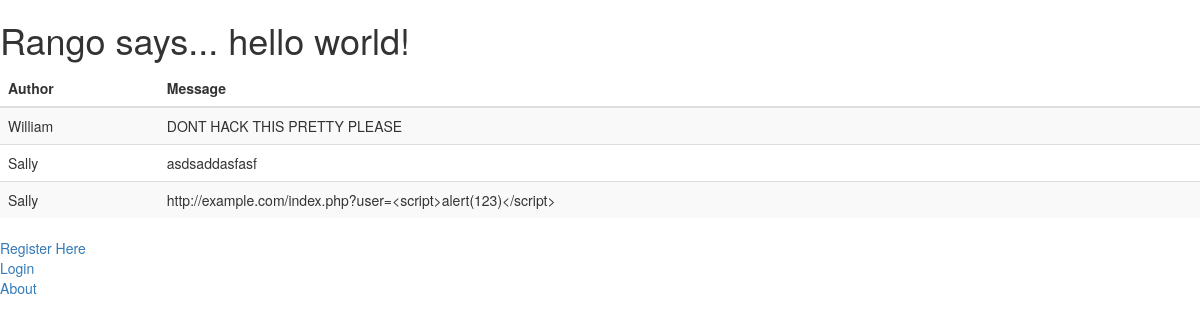
The page /rango/ on the database as committed earlier.
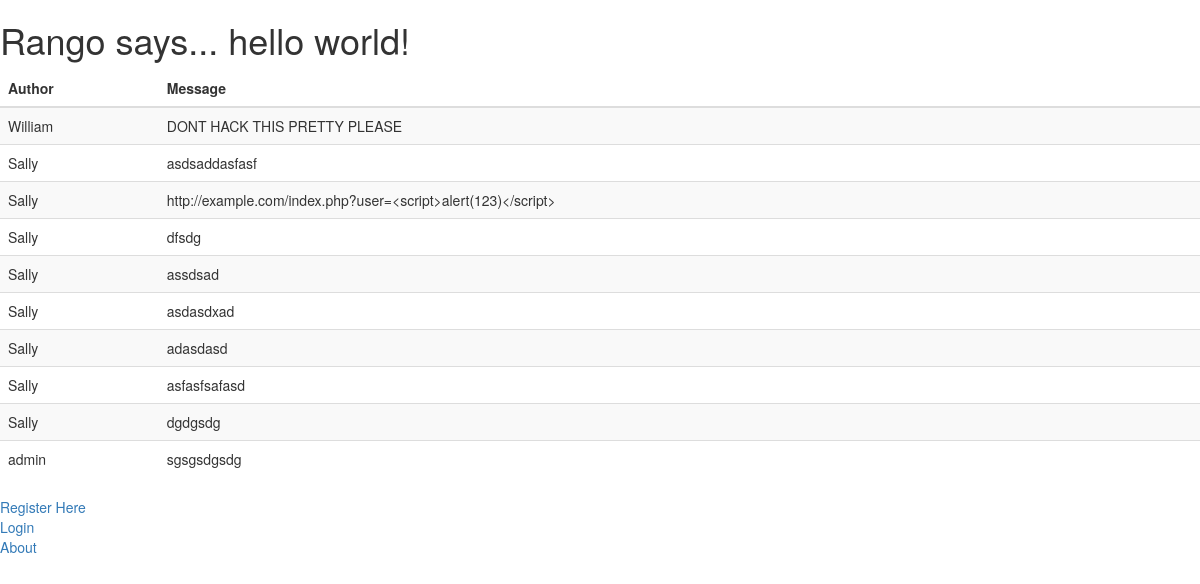
The same page on the database as committed later.
### rango/models.py (models this page shows)
class Message(models.Model):
    author = models.ForeignKey(UserProfile)
    text = models.CharField(max_length=144)

class UserProfile(models.Model):
    user = models.OneToOneField(User)
    account_number = models.AutoField(primary_key = True)
    name = models.CharField(max_length = 40)
    surname = models.CharField(max_length = 40)
    balance = models.FloatField()
    def __unicode__(self):
        return self.user.username

### rango/views.py (the view)
def index(request):
    context = dict()
    if request.user.is_authenticated():
        if request.user.is_superuser:
            profiles = UserProfile.objects.all()
            context["profiles"] = profiles
        else:
            profile = UserProfile.objects.get(user=User.objects.get(id=request.user.id))
            context["profile"] = profile
    else:
        messages = Message.objects.all();
        context["messages"]= messages
    return render(request, 'rango/index.html', context)

### templates/rango/index.html (shortened to what this page needs)
<!DOCTYPE html>
<html>
    <head>
        <link rel="stylesheet" href="http://maxcdn.bootstrapcdn.com/bootstrap/3.3.6/css/bootstrap.min.css">
    </head>
    <body>
       {% if user.is_authenticated %}
        <div class="container">
        <h2>Welcome {{user.username}}</h2>
        <p>Add a new message:
        <form action="postcomment/" method="POST">
        {% csrf_token %}
        <input type = "text" name="postmessage"><br>
        <input type="submit" value="Submit">
        </form></p>
        <table class="table table-striped">
            <thead>
            <tr>
                <th>Firstname</th>
                <th>Lastname</th>
                <th>Balance</th>
            </tr>
            </thead>
            <tbody>
            {% if profiles %}
                {% for profile in profiles %}
                    <tr>
                        <td>{{profile.name}}</td>
                        <td>{{profile.surname}}</td>
                        <td>{{profile.balance}}</td>
                    </tr>
                {% endfor %}
            {% endif %}
            {% if profile %}
                <tr>
                    <td>{{profile.name}}</td>
                    <td>{{profile.surname}}</td>
                    <td>{{profile.balance}}</td>
                </tr>
            {% endif %}
    </tbody>
  </table>
</div>
    {% else %}
            <h1>Rango says... hello world!</h1>
        {% if messages %}
 <table class="table table-striped">
            <thead>
            <tr>
                <th>Author</th>
                <th>Message</th>
            </tr>
            </thead>
            <tbody>
            {% for message in messages %}
                <tr>
                    <td>{{message.author}}</td>
                    <td>{{message.text}}</td>
                </tr>
            {% endfor %}
            </tbody>
        {% endif %}
    {% endif %}
</table>
    {% if user.is_authenticated %}
        <a href="/rango/restricted/">Restricted Page</a><br />
        <a href="/rango/logout/">Logout</a><br />
    {% else %}
        <a href="/rango/register/">Register Here</a><br />
        <a href="/rango/login/">Login</a><br />
    {% endif %}
    <a href="/rango/about/">About</a><br/>
    </body>
</html>

Rows that differ between the two databases and show on the page:
added Message: author "Sally", text "dfsdg"
added Message: author "Sally", text "assdsad"
added Message: author "Sally", text "asdasdxad"
added Message: author "Sally", text "adasdasd"
added Message: author "Sally", text "asfasfsafasd"
added Message: author "Sally", text "dgdgsdg"
added Message: author "admin", text "sgsgsdgsdg"
